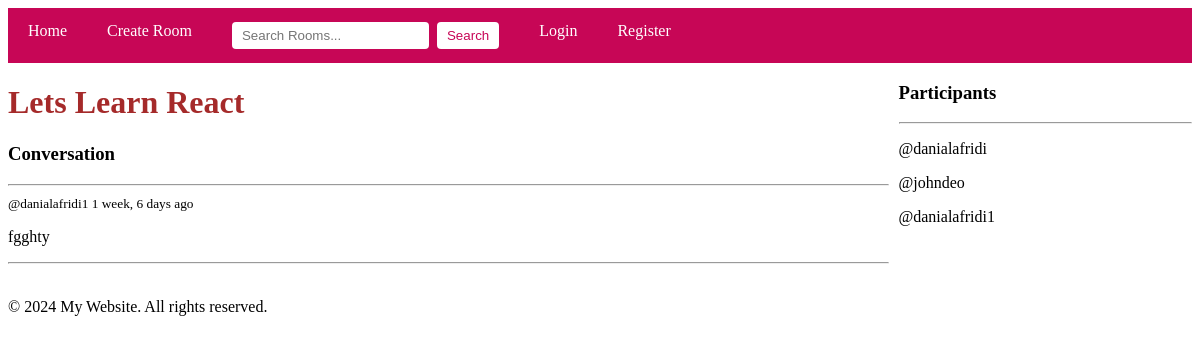
Page /room/6/ on the committed database.
### base/models.py (models this page shows, shortened)
class Room(models.Model):
    host = models.ForeignKey(User, on_delete=models.SET_NULL,null=True)
    topic = models.ForeignKey(Topic, on_delete=models.SET_NULL,null=True)
    name = models.CharField(max_length=100, blank=False)
    description = models.TextField(null=True, blank=True)
    participants = models.ManyToManyField(User,related_name='participants',blank=True)
    updated_at = models.DateTimeField(auto_now=True)
    created_at = models.DateTimeField(auto_now_add=True)
    class Meta:
        ordering = ['-updated_at', '-created_at']

class Message(models.Model):
     user = models.ForeignKey(User, on_delete=models.CASCADE)
     room = models.ForeignKey(Room, on_delete=models.CASCADE)
     body = models.TextField()
     updated_at = models.DateTimeField(auto_now=True)
     created_at = models.DateTimeField(auto_now_add=True)
     class Meta:
        ordering = ['-updated_at', '-created_at']

### base/views.py (the view, shortened to what this page needs)
# urls.py: path('room/<str:pk>/',views.room,name='room'),
def room(request,pk):
    room = Room.objects.get(id=pk)
    room_messages = room.message_set.all().order_by('-created_at')
    participtants = room.participants.all()
    context = {'room':room,'room_messages':room_messages,'participtants':participtants}
    return render(request,'base/room.html',context)

### base/templates/base/room.html (shortened to what this page needs)
{% extends 'main.html' %}
{% block content %}
<div class="room-container">
<div>
    <h1><span style="color: brown;">{{room.name}}</span></h1>
<div class="comment-wrapper">
 <h3>Conversation</h3>
 <hr>
 {% for message in room_messages %}
 <div>
    <small>@{{message.user}}  {{message.created_at|timesince}} ago</small>
    <p>{{message.body}}</p>
    <hr>
 </div>
 {% endfor %}
 </div>
</div>
 <div>
    <h3>Participants </h3>
    <hr>
    {% for participant in participtants %}
   <div>
    <p>@{{participant.username}}</p>
   </div>
    {% endfor %}
</div>
   {% endblock %}

### base/templates/base/room.html (style rules this page uses)
.room-container { display: grid; grid-template-columns: 3fr 1fr; justify-content: space-between; gap: 10px; }

### rows in the picture
Room: name "Lets Learn React"
Message: user "danialafridi1", created_at "1 week, 6 days", body "fgghty"

### other values in the picture
{{ participant.username }} "danialafridi"
{{ participant.username }} "johndeo"
{{ participant.username }} "danialafridi1"
